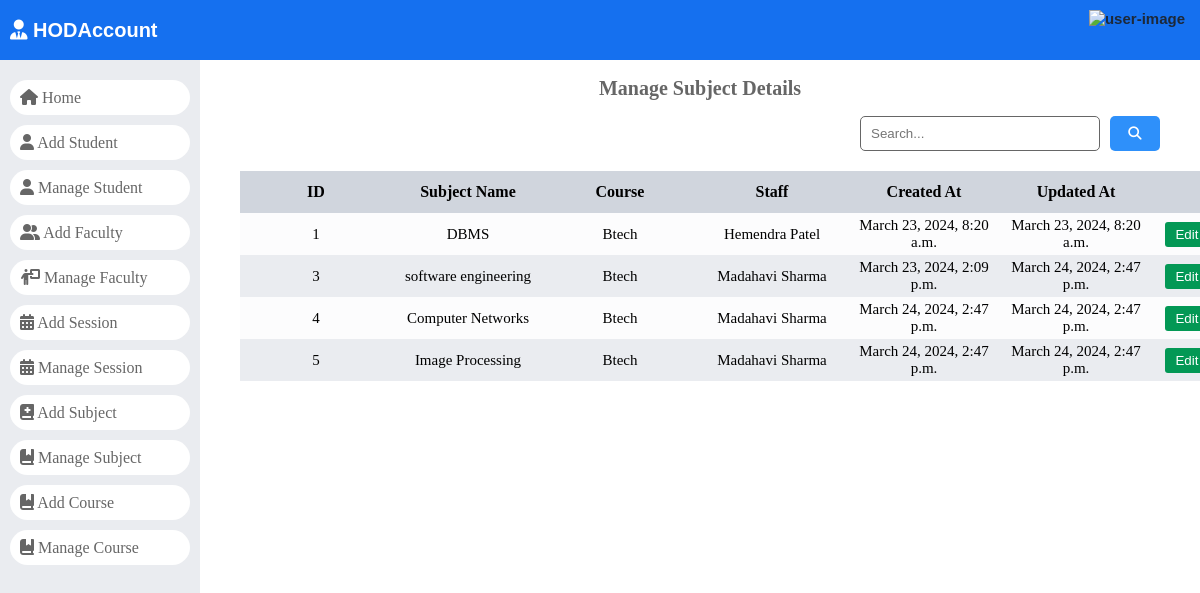
Before: /manage_subject/ with the older database file.
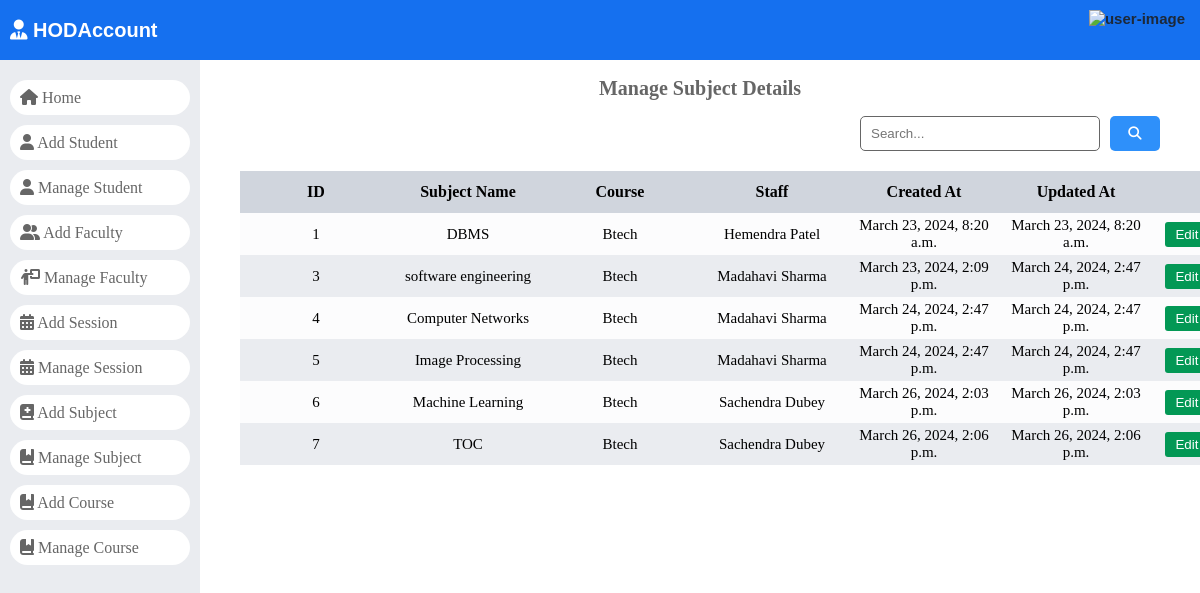
After: the same page with the newer database file.
### dashboard/models.py (models this page shows)
class Subjects(models.Model):
	id =models.AutoField(primary_key=True)
	subject_name = models.CharField(max_length=255)
	course_id = models.ForeignKey(Courses, on_delete=models.CASCADE, default=1)
	staff_id = models.ForeignKey(CustomUser, on_delete=models.CASCADE)
	created_at = models.DateTimeField(auto_now_add=True)
	updated_at = models.DateTimeField(auto_now=True)
	objects = models.Manager()

class Courses(models.Model):
	id = models.AutoField(primary_key=True)
	course_name = models.CharField(max_length=255)
	created_at = models.DateTimeField(auto_now_add=True)
	updated_at = models.DateTimeField(auto_now=True)
	objects = models.Manager()

class CustomUser(AbstractUser):
	HOD = '1'
	STAFF = '2'
	STUDENT = '3'
	EMAIL_TO_USER_TYPE_MAP = {
		'hod': HOD,
		'staff': STAFF,
		'student': STUDENT
	}
	user_type_data = ((HOD, "HOD"), (STAFF, "Staff"), (STUDENT, "Student"))
	user_type = models.CharField(default=1, choices=user_type_data, max_length=10)

### dashboard/HodViews.py (the view)
# urls.py: path('manage_subject/', HodViews.manage_subject, name="manage_subject"),
def manage_subject(request):
    subjects = Subjects.objects.all()
    context = {
        "subjects": subjects
    }
    return render(request, 'Hod Page/manage_subject.html', context)

### dashboard/templates/Hod Page/manage_subject.html (shortened to what this page needs)
{% load static %}
<!DOCTYPE html>
<html lang="en">
    <head>
        <link
            rel="stylesheet"
            href="https://cdnjs.cloudflare.com/ajax/libs/font-awesome/6.5.1/css/all.min.css"
        />
        <link
            rel="stylesheet"
            href="{% static 'style.css' %}"
        />
    </head>
    <body>
        <header>
            <div>
                <a href="/">
                    <div class="logo">
                        <i class="fa-solid fa-user-tie"></i>
                        HODAccount
                    </div>
                </a>
            </div>
            {% include '../headerUser.html' %}
        </header>
        <div id="main">
            {% include './navigation.html' %}
            <div id="student_record">
                <div class="page-title">
                    <h2>Manage Subject Details</h2>
                </div>
                <div id="search-bar">
                    <form action="" method="GET" class="search-form" data-search-record="#subject-data">
                        <input type="search" name="search" id="search" placeholder="Search..." />
                        <button type="submit">
                            <i class="fa-solid fa-magnifying-glass"></i>
                        </button>
                    </form>
                </div>
                <div id="expese-record" class="record">
                    <table>
                        <thead>
                            <tr>
                                <th>ID</th>
                                <th>Subject Name</th>
                                <th>Course</th>
                                <th>Staff</th>
                                <th>Created At</th>
                                <th>Updated At</th>
                                <th>Action</th>
                            </tr>
                        </thead>
                        <tbody id="subject-data" >
                            {% for subject in subjects %}
                            <tr>
                                <td>{{ subject.id }}</td>
                                <td>
                                    {{ subject.subject_name }}
                                </td>
                                <td>
                                    {{ subject.course_id.course_name }}
                                </td>
                                <td>
                                    {{ subject.staff_id.first_name }}
                                    {{ subject.staff_id.last_name }}
                                </td>
                                <td>
                                    {{ subject.created_at }}
                                </td>
                                <td>
                                    {{ subject.updated_at }}
                                </td>
                                <td>
                                    <div class="action">
                                        <a
                                            href="{% url 'edit_subject' subject.id %}"
                                        >
                                            <button
                                                class="btn edit"
                                            >
                                                Edit
                                            </button>
                                        </a>
                                    </div>
                                </td>
                            </tr>
                            {% endfor %}
                        </tbody>
                    </table>
                </div>
            </div>
        </div>
    </body>
</html>

### dashboard/templates/headerUser.html (shortened to what this page needs)
<div class="user">
    <div>
        <img src="https://cdn-icons-png.flaticon.com/512/1144/1144760.png" alt="user-image">
    </div>
</div>

### dashboard/templates/Hod Page/navigation.html (shortened to what this page needs)
<div id="navbar">
    <nav>
        <a href="{% url 'hod_home' %}">
            <li>
                <i class="fa fa-home"></i> Home
            </li>
        </a>
        <a href="{% url 'add_student'%}">
            <li>
                <i class="fa fa-user"></i> Add Student
            </li>
        </a>
        <a href="{% url 'manage_student'%}">
            <li>
                <i class="fa fa-user"></i> Manage Student
            </li>
        </a>
        <a href="{% url 'add_staff_save' %}">
            <li>
                <i class="fa-solid fa-user-group"></i>
                Add Faculty
            </li>
        </a>
        <a href="{% url 'manage_staff' %}">
            <li>
                <i class="fa-solid fa-person-chalkboard"></i>
                Manage Faculty
            </li>
        </a>
        <a href="{% url 'add_session' %}">
            <li>
                <i class="fa-solid fa-calendar-days"></i>
                Add Session
            </li>
        </a>
        <a href="{% url 'manage_session' %}">
            <li>
                <i class="fa-solid fa-calendar-days"></i>
                Manage Session
            </li>
        </a>
        <a href="{% url 'add_subject'%}">
            <li>
                <i class="fa-solid fa-book-medical"></i>
                Add Subject
            </li>
        </a>
        <a href="{% url 'manage_subject'%}">
            <li>
                <i class="fa-solid fa-book-bookmark"></i>
                Manage Subject
            </li>
        </a>
        <a href="{% url 'add_course' %}">
            <li>
                <i class="fa-solid fa-book-bookmark"></i>
                Add Course
            </li>
        </a>
        <a href="{% url 'manage_course' %}">
            <li>
                <i class="fa-solid fa-book-bookmark"></i>
                Manage Course
            </li>
        </a>
    </nav>
</div>

### static/style.css (style rules this page uses)
:root { --light-black: #1d2939; --sky-blue: #1570ef; --light-blue: #2e90fa; --nav-bg: #eaecf0; --nav-text: #666; --success-color: #039855; --error-color: #f97066; --white: #fff; --table-grid-dark: #eaecf0; --table-grid-light: #fcfcfd; --table-heading: #d0d5dd; --dialog-backdrop: #26262690; --gray-6: #666; --gray-e: #ebebeb; --note-gray: #f2f4f7; --page-heading: #666; --page-highlight-heading: #3f3737; --yellow: #fec84b; }
html, body { margin: 0; padding: 0; }
a { text-decoration: none; }
#main { display: flex; height: calc(100vh - 60px); }
#student_record { max-width: calc(100% - 200px); flex: 1; }
.record { padding: 20px 40px; overflow: auto; box-sizing: border-box; }
.record table { width: 100%; border-spacing: 0; }
.record th, .record td { height: 40px; max-width: 150px; text-align: center; min-width: 150px; }
.record tr:nth-child(2n + 2) { background: var(--table-grid-dark); }
.record tr:nth-child(2n + 1) { background: var(--table-grid-light); }
.record th { font-size: 16px; background: var(--table-heading); }
.record td { font-size: 15px; }
.record td .edit, .record td .delete { height: 25px; line-height: 25px; border: 0; margin: 0 10px; padding: 0 10px; border-radius: 3px; display: inline-block; }
.record td .edit { background: var(--success-color); color: var(--white); }
header { width: 100%; height: 60px; padding: 10px; box-sizing: border-box; display: flex; justify-content: space-between; gap: 20px; background: var(--sky-blue); font-family: arial; }
header .logo { height: 40px; line-height: 40px; font-size: 20px; font-weight: 600; color: var(--white); }
header .user { display: flex; justify-content: center; gap: 5px; height: 100%; font-size: 15px; font-weight: bold; color: var(--light-black); position: relative; }
header .user img { height: 100%; }
#navbar { width: 200px; max-width: 80vw; background: var(--nav-bg); }
#navbar nav { padding: 10px; box-sizing: border-box; }
#navbar nav li { list-style: none; margin: 10px 0; background: var(--white); border-radius: 20px; height: 35px; line-height: 35px; padding: 0 10px; box-sizing: border-box; white-space: nowrap; text-overflow: ellipsis; color: var(--nav-text); }
.page-title h2 { text-align: center; font-size: 20px; color: var(--page-heading); }
#search-bar form { display: flex; gap: 10px; width: 90%; max-width: 300px; margin-left: auto; margin-right: 40px; height: 35px; font-size: 17px; }
#search-bar input { flex: 1; border: 1.5px solid #666; padding: 0 10px; box-sizing: border-box; border-radius: 5px; }
#search-bar button { width: 50px; border-radius: 5px; background-color: var(--light-blue); color: var(--white); border: 0; cursor: pointer; }

Changed rows visible on the page:
added Subjects: id "6", subject_name "Machine Learning", course_id.course_name "Btech", staff_id.first_name "Sachendra", staff_id.last_name "Dubey", created_at "March 26, 2024, 2:03 p.m.", updated_at "March 26, 2024, 2:03 p.m."
added Subjects: id "7", subject_name "TOC", course_id.course_name "Btech", staff_id.first_name "Sachendra", staff_id.last_name "Dubey", created_at "March 26, 2024, 2:06 p.m.", updated_at "March 26, 2024, 2:06 p.m."
